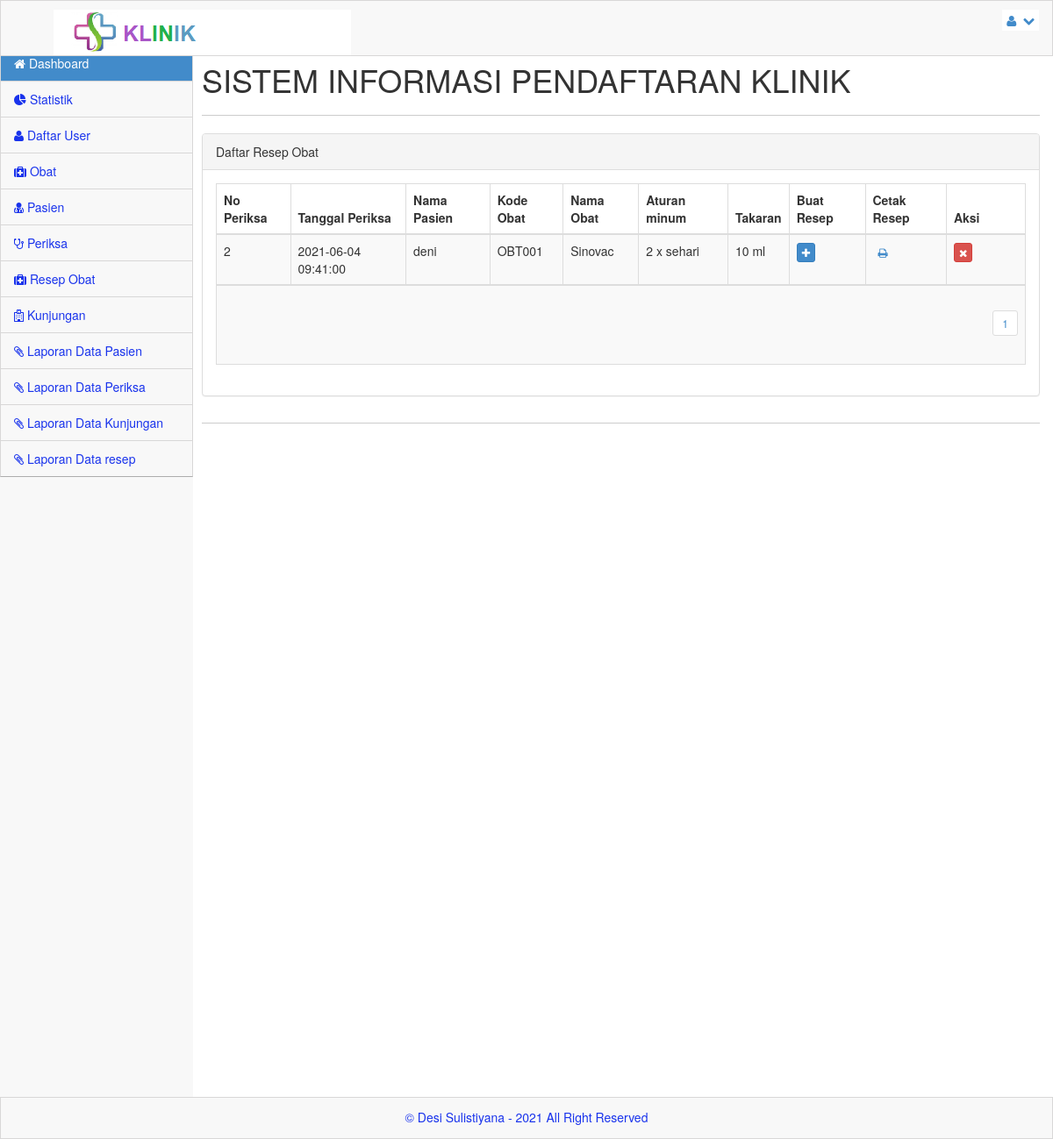
The app's page /admin/index.php?menu=resep_obat (signed in), older data.
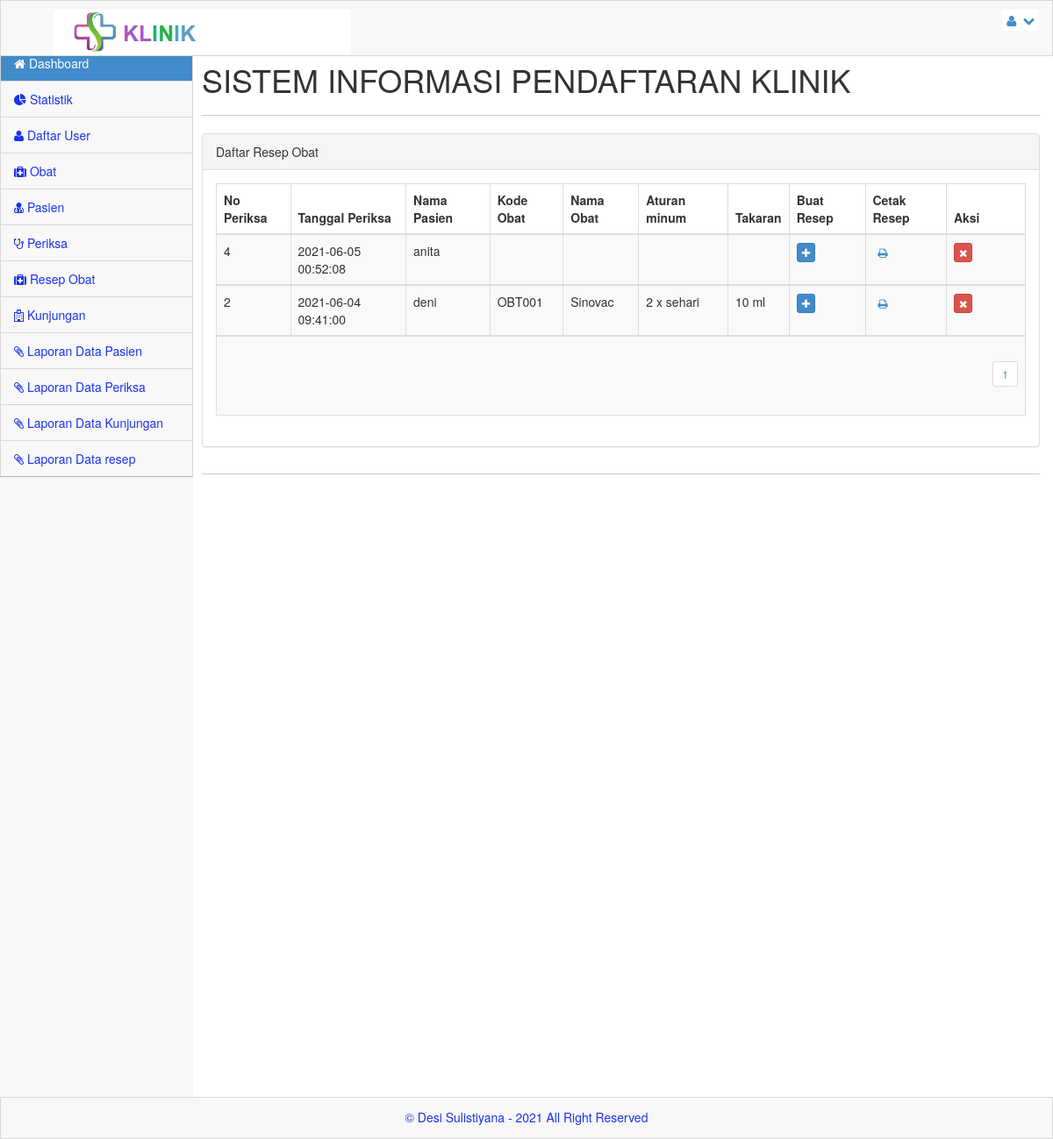
The same page, newer data.
### tables this page shows
CREATE TABLE `resep_obt` (
  `id_resep` int(11) NOT NULL,
  `no_kunjungan` int(10) DEFAULT NULL,
  `kd_obat` varchar(10) DEFAULT NULL,
  `aturan` text DEFAULT NULL,
  `takaran` varchar(30) DEFAULT NULL,
  `created_at` timestamp NULL DEFAULT current_timestamp(),
  `updated_at` timestamp NULL DEFAULT current_timestamp(),
  `deleted_at` timestamp NULL DEFAULT NULL
);

CREATE TABLE `pasien` (
  `no_rm` varchar(11) NOT NULL,
  `nm_pasien` varchar(300) NOT NULL,
  `j_kel` varchar(100) NOT NULL,
  `agama` varchar(100) NOT NULL,
  `alamat` varchar(300) NOT NULL,
  `tgl_lhr` date NOT NULL,
  `ktp` varchar(16) NOT NULL,
  `no_tlp` varchar(12) NOT NULL,
  `nm_kel` varchar(20) NOT NULL,
  `hub_kel` varchar(100) NOT NULL
);

CREATE TABLE `obat` (
  `kd_obat` varchar(10) NOT NULL,
  `nm_obat` varchar(30) NOT NULL,
  `ukuran` int(20) NOT NULL,
  `ket` varchar(30) NOT NULL,
  `created_at` timestamp NULL DEFAULT current_timestamp(),
  `update_at` timestamp NULL DEFAULT current_timestamp(),
  `delete_at` timestamp NULL DEFAULT NULL
);

### admin/resep_obat.php (the view, shortened to what the changed rows need)
<?php if($_GET["cetak"] != null){
	include_once("../library/koneksi.php");
	$obtSql = "SELECT * FROM resep_obt LEFT JOIN obat ON obat.kd_obat = resep_obt.kd_obat WHERE id_resep ='".$_GET['cetak']."'";
	$result = mysqli_query($server,$obtSql) or die ("Query obat salah: ".mysqli_error());
	$data_obat= mysqli_fetch_assoc($result);
	$pasienSql = "SELECT * FROM kunjungan LEFT JOIN pasien ON pasien.no_rm=kunjungan.no_rm WHERE kunjungan.no_kunjungan = '".$data_obat['no_kunjungan']."'";
	$pasienResult = mysqli_query($server,$pasienSql) or die ("Query obat salah: ".mysqli_error());
	$data_pasien= mysqli_fetch_assoc($pasienResult);
	?>
	<style>
@media print
{
    .no-print, .no-print *
    {
        display: none !important;
    }
}
</style>
	<body onLoad="window.print();" >
	<div class="panel panel-default" >
	<button class="btn btn-primary no-print" onclick="window.print();">Cetak</button>
	<div class="panel-heading">
		Resep Obat
	</div>
	<div class="panel-body">
	<div class='summary'>
          <table class="table table-bordered table-hover">
            <tbody>
              <tr>
                <td class="left">
                  <strong>Nomer Periksa</strong>
                </td>
                <td class="right"><?php echo($data_obat['no_kunjungan']);?></td>
              </tr>
              <tr>
                <td class="left">
                  <strong>Nama Pasien</strong>
                </td>
                <td class="right"><?php echo($data_pasien["nm_pasien"]);?></td>
              </tr>
              <tr>
                <td class="left">
                  <strong>Nama Obat</strong>
                </td>
                <td class="right"><?php echo($data_obat['nm_obat']);?></td>
              </tr>
              <tr>
                <td class="left">
                  <strong>Aturan Minum</strong>
                </td>
                <td class="right"><?php echo($data_obat['aturan']);?></td>
              </tr>
			  <tr>
                <td class="left">
                  <strong>Takaran</strong>
                </td>
                <td class="right"><?php echo($data_obat['takaran']);?></td>
              </tr>
			  <tr>
                <td class="left">
                  <strong>Tanggal Periksa</strong>
                </td>
                <td class="right"><?php echo($data_obat['created_at']);?></td>
              </tr>
            </tbody>
          </table>
        </div>
	</div>
	<div>
	</div>
</div>
</body>
<?php }else{ ?>
<?php
$row = 20;
$hal = isset($_GET['hal']) ? $_GET['hal'] : 0;
$pageSql = "SELECT * FROM resep_obt";
$pageQry = mysqli_query($server,$pageSql) or die ("error paging: ".mysqli_error());
$jml	 = mysqli_num_rows($pageQry);
$max	 = ceil($jml/$row);
?>
<div class="panel panel-default">
	<div class="panel-body">
		<div class="table-responsive">
			<table class="table table-striped table-bordered table-hover">
				<thead>
					<tr>
						<th>No Periksa</th>
						<th>Tanggal Periksa</th>
						<th>Nama Pasien</th>
						<th>Kode Obat</th>
						<th>Nama Obat</th>
						<th>Aturan minum</th>
						<th>Takaran</th>
						<th>Buat Resep</th>
						<th>Cetak Resep</th>
						<th width="90">Aksi</th>
					</tr>
				</thead>
			<?php
				$obtSql = "SELECT * FROM resep_obt ORDER BY no_kunjungan DESC LIMIT $hal, $row";
				$obtQry = mysqli_query($server,$obtSql)  or die ("Query Obat salah : ".mysqli_error());
				while ($obat = mysqli_fetch_array($obtQry)) {
			?>
				<tbody>
					<tr>
						<td><?php echo $obat['no_kunjungan'];?></td>
						<td><?php echo $obat['created_at'];?></td>
						<td>
							 <?php
							$pasienSql = "SELECT * FROM kunjungan LEFT JOIN pasien ON pasien.no_rm=kunjungan.no_rm WHERE kunjungan.no_kunjungan = '".$obat['no_kunjungan']."'";
							$pasienQry = mysqli_query($server,$pasienSql)  or die ("Query Obat salah : ".mysqli_error());
							$pasien = mysqli_fetch_assoc($pasienQry);
							echo $pasien['nm_pasien'];?>
							</td>
						<td><?php echo $obat['kd_obat'];?></td>
						<td><?php
						$d_obtSql = "SELECT * FROM obat WHERE kd_obat = '".$obat['kd_obat']."'";
						$d_obtQry = mysqli_query($server,$d_obtSql)  or die ("Query Obat salah : ".mysqli_error());
						$d_obt = mysqli_fetch_assoc($d_obtQry);
						echo $d_obt['nm_obat'];?>
						</td>
						<td><?php echo $obat['aturan'];?></td>
						<td><?php echo $obat['takaran'];?></td>
						<td><a href="?menu=resep_obat_edit&nmr=<?php echo $obat['no_kunjungan']; ?>" class="btn btn-xs btn-primary tipsy-kiri-atas" title="Buat Resep Obat" ><i class="icon-plus icon-white"></td>
						<td><a href="?menu=resep_obat&cetak=<?php echo $obat['id_resep']; ?>" class="btn btn-xs btn-green tipsy-kiri-atas" title="Cetak Resep Obat" onclick="return confirm('Anda akan mencetak resep obat kunjungan ke <?php echo $obat['no_kunjungan'];?> ?')"><i class="icon-print icon-white"></td>
						<td>
						  <div class='btn-group'>
						  <a href="?menu=resep_obat_del&aksi=hapus&nmr=<?php echo $obat['id_resep']; ?>" class="btn btn-xs btn-danger tipsy-kiri-atas" title="Hapus Data Ini" onclick="return confirm('ANDA YAKIN AKAN MENGHAPUS DATA PENTING INI ... ?')"><i class="icon-remove icon-white"></i></a>
						  </div>
						</td>
					</tr>
				</tbody>
			<?php } ?>
					<tr>
						<td colspan="10" align="right">
						<?php
						for($h = 1; $h <= $max; $h++){
							$list[$h] = $row*$h-$row;
							echo "<ul class='pagination pagination-sm'><li><a href='?menu=obat&hal=$list[$h]'>$h</a></li></ul>";
						}
						?></td>
					</tr>
			</table>
		</div>
	</div>
</div>
<?php }?>

Row changes from the older to the newer data that the page shows:
added resep_obt: no_kunjungan "4", created_at "2021-06-05 00:52:08", pasien.nm_pasien "anita"
